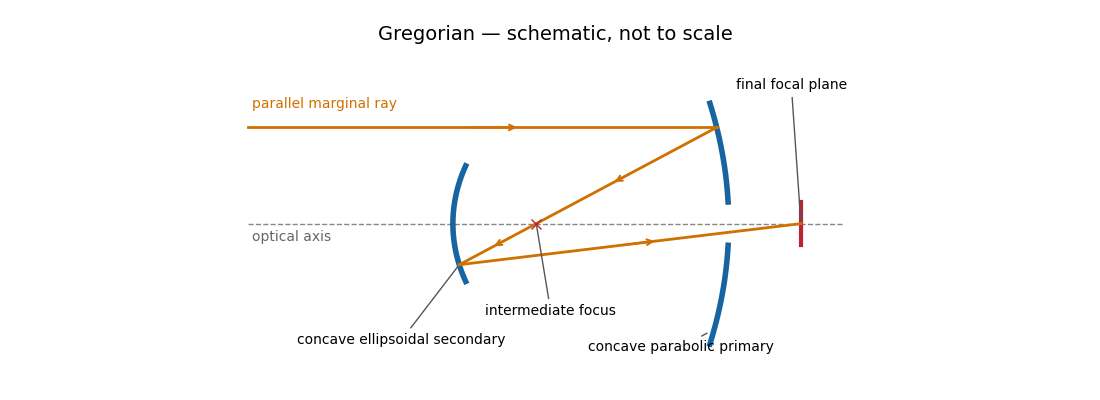

This chart was generated by the following Python code:
"""Original optical layout; Python 3.14, matplotlib 3.10.7, numpy 2.3.5.
Run from the desired output directory. Dimensions and conics are illustrative;
the Ritchey–Chrétien sketch is not an optimized aplanatic prescription.
"""
import os
os.environ.setdefault('MPLCONFIGDIR', '/tmp/2018-paper-338-mpl-cache')
from pathlib import Path
import numpy as np
import matplotlib
matplotlib.use('Agg')
import matplotlib.pyplot as plt
KIND = 'gregorian'
fig, ax = plt.subplots(figsize=(11,4),dpi=100,facecolor='white')
fig.subplots_adjust(left=.025,right=.985,top=.88,bottom=.08)
blue='#1764a0'; orange='#cf7000'; red='#ba2434'
ax.set_xlim(-.1,12.9);ax.set_ylim(-3.0,3.65);ax.set_aspect('equal');ax.axis('off')
ax.plot([0,12.4],[0,0],'--',color='#888',lw=1)
ax.text(.1,-.36,'optical axis',color='#666',fontsize=10)
def rays(points):
    for a,b in zip(points[:-1],points[1:]):
        a=np.asarray(a);b=np.asarray(b)
        ax.plot([a[0],b[0]],[a[1],b[1]],color=orange,lw=2)
        u=a+.47*(b-a);v=a+.58*(b-a)
        ax.annotate('',xy=v,xytext=u,arrowprops={'arrowstyle':'->','color':orange,'lw':1.5})
def label(text,xy,pos):
    ax.annotate(text,xy=xy,xytext=pos,fontsize=10,ha='center',arrowprops={'arrowstyle':'-','color':'#555'})
def primary(shape,hole=False):
    for a,b in ([(-2.5,-.45),(.45,2.5)] if hole else [(-2.5,2.5)]):
        yy=np.linspace(a,b,160);ax.plot(shape(yy),yy,color=blue,lw=4)
def focus(F,horizontal=False):
    if horizontal:ax.plot([F[0]-.45,F[0]+.45],[F[1],F[1]],color=red,lw=3)
    else:ax.plot([F[0],F[0]],[F[1]-.45,F[1]+.45],color=red,lw=3)
y0=2.; f=4.;F1=np.array([6.,0.]);F2=np.array([11.5,0.])
parabola=lambda y:10-y*y/(4*f)
P=np.array([parabola(y0),y0])
if KIND=='newtonian':
    primary(parabola)
    slope=y0/(P[0]-F1[0]);xs=(9+6*slope)/(1+slope);S=np.array([xs,9-xs]);F=np.array([9.,3.])
    yy=np.linspace(-1.25,1.25,80);ax.plot(9-yy,yy,color=blue,lw=3)
    focus(F,True);rays([[0,y0],P,S,F]);ax.plot([9,9],[0,3],'--',color='#888',lw=1)
    label('concave parabolic primary',(9.6,-2.3),(8,-2.6))
    label('flat 45° secondary',S,(6.25,3.05))
    label('side focal plane',F,(11.2,3.1))
elif KIND in ('cassegrain','ritchey-chretien'):
    if KIND=='ritchey-chretien':
        k=-1.15;c=1/8
        shape=lambda y:10-c*y*y/(1+np.sqrt(1-(1+k)*c*c*y*y))
        P=np.array([shape(y0),y0]);sp=c*y0/np.sqrt(1-(1+k)*c*c*y0*y0)
        normal=np.array([1.,sp]);normal/=np.linalg.norm(normal)
        outgoing=np.array([1.,0.])-2*normal[0]*normal
        F1=np.array([P[0]-P[1]*outgoing[0]/outgoing[1],0.])
        primary(shape,True)
    else:primary(parabola,True)
    xs=7.7;S=F1+(xs-F1[0])/(P[0]-F1[0])*(P-F1)
    centre=(F1[0]+F2[0])/2;c=(F2[0]-F1[0])/2
    a=abs(np.linalg.norm(S-F2)-np.linalg.norm(S-F1))/2;b=np.sqrt(c*c-a*a)
    yy=np.linspace(-1.15,1.15,120);xx=centre-a*np.sqrt(1+yy*yy/(b*b));ax.plot(xx,yy,color=blue,lw=4)
    focus(F2);rays([[0,y0],P,S,F2])
    label('convex hyperbolic secondary',S,(5.25,3.0))
    label('concave '+('hyperbolic' if KIND=='ritchey-chretien' else 'parabolic')+' primary',(9.6,-2.25),(8.8,-2.6))
    label('focal plane\nbehind primary',F2,(11.55,2.7))
    ax.text(10.55,-.7,'primary hole',fontsize=9,ha='center')
elif KIND=='gregorian':
    primary(parabola,True)
    xs=4.4;S=F1+(xs-F1[0])/(P[0]-F1[0])*(P-F1)
    centre=(F1[0]+F2[0])/2;c=(F2[0]-F1[0])/2
    a=(np.linalg.norm(S-F2)+np.linalg.norm(S-F1))/2;b=np.sqrt(a*a-c*c)
    yy=np.linspace(-1.2,1.2,120);xx=centre-a*np.sqrt(1-yy*yy/(b*b));ax.plot(xx,yy,color=blue,lw=4)
    focus(F2);rays([[0,y0],P,F1,S,F2]);ax.plot(*F1,'x',color=red,ms=7)
    label('concave ellipsoidal secondary',S,(3.2,-2.5))
    label('intermediate focus',F1,(6.3,-1.9))
    label('concave parabolic primary',(9.6,-2.25),(9.0,-2.65))
    label('final focal plane',F2,(11.3,2.8))
elif KIND=='schmidt':
    C=np.array([2.,0.]);R=8.;F=np.array([6.,0.]);entry=np.array([2.,2.])
    primary(lambda y:2+np.sqrt(64-y*y))
    def trace(theta):
        d=np.array([np.cos(theta),np.sin(theta)])
        t=-2*np.sin(theta)+np.sqrt(64-4*np.cos(theta)**2)
        hit=entry+t*d;n=(hit-C)/R;out=d-2*np.dot(d,n)*n
        return hit,out
    def err(theta):
        hit,out=trace(theta);v=F-hit;return out[0]*v[1]-out[1]*v[0]
    lo=-.15;hi=.15
    assert err(lo)*err(hi)<0
    for _ in range(80):
        mid=(lo+hi)/2
        if err(lo)*err(mid)<=0:hi=mid
        else:lo=mid
    P,out=trace((lo+hi)/2);assert np.dot(out,F-P)>0
    yy=np.linspace(-2.5,2.5,140);xx=2+.10*(yy/2.5)**4
    ax.plot(xx,yy,color=blue,lw=3);ax.plot(xx-.07,yy,color=blue,lw=1)
    yy=np.linspace(-1.15,1.15,100);ax.plot(2+np.sqrt(16-yy*yy),yy,color=red,lw=3)
    rays([[0,y0],entry,P,F]);ax.plot(*C,'o',color='#666',ms=4)
    label('aspheric corrector + stop\nat centre of curvature',entry,(2.9,3.2))
    label('concave spherical primary',(9.6,-2.2),(9,-2.65))
    label('curved focal surface',F,(6.0,-2.4))
    ax.text(6.1,.45,'internal camera',fontsize=9)
ax.text(.1,2.4,'parallel marginal ray',color=orange,fontsize=10)
ax.set_title({'newtonian':'Newtonian','cassegrain':'Classical Cassegrain','ritchey-chretien':'Ritchey–Chrétien','gregorian':'Gregorian','schmidt':'Classical Schmidt'}[KIND]+' — schematic, not to scale',fontsize=14)
fig.savefig(Path.cwd()/Path(__file__).with_suffix('.png').name,dpi=100,facecolor='white',transparent=False)
